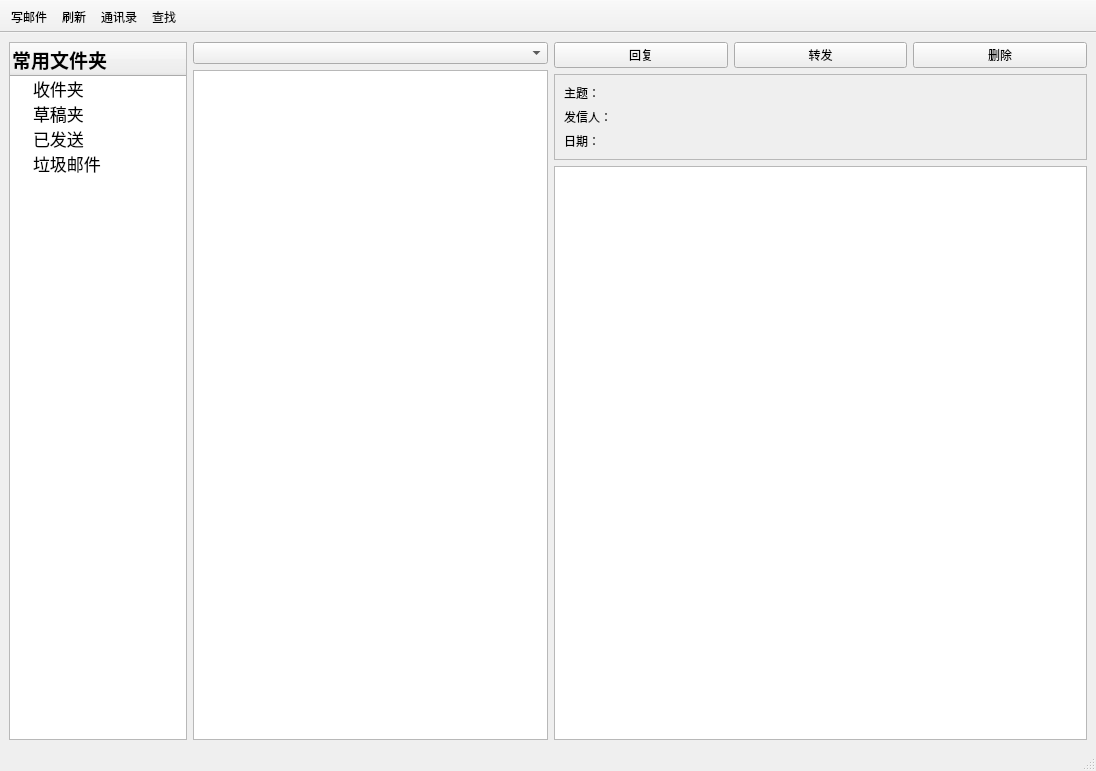
<?xml version="1.0" encoding="UTF-8"?>
<ui version="4.0">
 <class>MainWindow</class>
 <widget class="QMainWindow" name="MainWindow">
  <property name="geometry">
   <rect>
    <x>0</x>
    <y>0</y>
    <width>1096</width>
    <height>771</height>
   </rect>
  </property>
  <property name="windowTitle">
   <string>Foxmail</string>
  </property>
  <property name="windowIcon">
   <iconset>
    <normaloff>logo.png</normaloff>logo.png</iconset>
  </property>
  <property name="toolButtonStyle">
   <enum>Qt::ToolButtonTextBesideIcon</enum>
  </property>
  <widget class="QWidget" name="centralwidget">
   <layout class="QHBoxLayout" name="horizontalLayout_3">
    <item>
     <layout class="QHBoxLayout" name="horizontalLayout" stretch="1,2,3">
      <item>
       <widget class="QTreeWidget" name="treeMailWidget">
        <attribute name="headerVisible">
         <bool>true</bool>
        </attribute>
        <attribute name="headerHighlightSections">
         <bool>true</bool>
        </attribute>
        <column>
         <property name="text">
          <string notr="true">常用文件夹</string>
         </property>
         <property name="font">
          <font>
           <family>Adobe 宋体 Std L</family>
           <pointsize>14</pointsize>
           <weight>75</weight>
           <bold>true</bold>
          </font>
         </property>
         <property name="icon">
          <iconset>
           <normaloff>Folder_Open_128px_1072492_easyicon.net.ico</normaloff>Folder_Open_128px_1072492_easyicon.net.ico</iconset>
         </property>
        </column>
        <item>
         <property name="text">
          <string>收件夹</string>
         </property>
         <property name="font">
          <font>
           <family>Lucida Fax</family>
           <pointsize>13</pointsize>
          </font>
         </property>
         <property name="icon">
          <iconset>
           <normaloff>Receiving_in_mail_128px_1200029_easyicon.net.png</normaloff>Receiving_in_mail_128px_1200029_easyicon.net.png</iconset>
         </property>
        </item>
        <item>
         <property name="text">
          <string>草稿夹</string>
         </property>
         <property name="font">
          <font>
           <family>Lucida Fax</family>
           <pointsize>13</pointsize>
          </font>
         </property>
         <property name="icon">
          <iconset>
           <normaloff>draft_128px_1150028_easyicon.net.png</normaloff>draft_128px_1150028_easyicon.net.png</iconset>
         </property>
        </item>
        <item>
         <property name="text">
          <string>已发送</string>
         </property>
         <property name="font">
          <font>
           <family>Lucida Fax</family>
           <pointsize>13</pointsize>
          </font>
         </property>
         <property name="icon">
          <iconset>
           <normaloff>sent_2133px_1152650_easyicon.net.png</normaloff>sent_2133px_1152650_easyicon.net.png</iconset>
         </property>
        </item>
        <item>
         <property name="text">
          <string>垃圾邮件</string>
         </property>
         <property name="font">
          <font>
           <family>Lucida Fax</family>
           <pointsize>13</pointsize>
          </font>
         </property>
         <property name="icon">
          <iconset>
           <normaloff>garbage_118px_1201094_easyicon.net.png</normaloff>garbage_118px_1201094_easyicon.net.png</iconset>
         </property>
        </item>
       </widget>
      </item>
      <item>
       <layout class="QVBoxLayout" name="verticalLayout">
        <item>
         <widget class="QComboBox" name="comboBox"/>
        </item>
        <item>
         <widget class="QListWidget" name="listEmails"/>
        </item>
       </layout>
      </item>
      <item>
       <layout class="QVBoxLayout" name="verticalLayout_2">
        <item>
         <layout class="QHBoxLayout" name="horizontalLayout_2">
          <item>
           <widget class="QPushButton" name="btnReply">
            <property name="styleSheet">
             <string notr="true">border-image: url(:/style/btn_menu1);</string>
            </property>
            <property name="text">
             <string>回复</string>
            </property>
            <property name="icon">
             <iconset>
              <normaloff>reply.png</normaloff>reply.png</iconset>
            </property>
           </widget>
          </item>
          <item>
           <widget class="QPushButton" name="btnForward">
            <property name="text">
             <string>转发</string>
            </property>
            <property name="icon">
             <iconset>
              <normaloff>forward.png</normaloff>forward.png</iconset>
            </property>
           </widget>
          </item>
          <item>
           <widget class="QPushButton" name="btnDelete">
            <property name="text">
             <string>删除</string>
            </property>
            <property name="icon">
             <iconset>
              <normaloff>delete.png</normaloff>delete.png</iconset>
            </property>
           </widget>
          </item>
         </layout>
        </item>
        <item>
         <widget class="QFrame" name="frame">
          <property name="minimumSize">
           <size>
            <width>527</width>
            <height>80</height>
           </size>
          </property>
          <property name="frameShape">
           <enum>QFrame::StyledPanel</enum>
          </property>
          <property name="frameShadow">
           <enum>QFrame::Raised</enum>
          </property>
          <layout class="QVBoxLayout" name="verticalLayout_3">
           <item>
            <layout class="QHBoxLayout" name="horizontalLayout_4" stretch="1,2">
             <item>
              <widget class="QLabel" name="sublabel">
               <property name="text">
                <string>主题：</string>
               </property>
              </widget>
             </item>
             <item>
              <widget class="QLabel" name="subdisplay">
               <property name="text">
                <string/>
               </property>
              </widget>
             </item>
            </layout>
           </item>
           <item>
            <layout class="QHBoxLayout" name="horizontalLayout_5" stretch="1,2">
             <item>
              <widget class="QLabel" name="fromlabel">
               <property name="text">
                <string>发信人：</string>
               </property>
              </widget>
             </item>
             <item>
              <widget class="QLabel" name="fromdisplay">
               <property name="text">
                <string/>
               </property>
              </widget>
             </item>
            </layout>
           </item>
           <item>
            <layout class="QHBoxLayout" name="horizontalLayout_6" stretch="1,2">
             <item>
              <widget class="QLabel" name="datelabel">
               <property name="text">
                <string>日期：</string>
               </property>
              </widget>
             </item>
             <item>
              <widget class="QLabel" name="datedisplay">
               <property name="text">
                <string/>
               </property>
              </widget>
             </item>
            </layout>
           </item>
          </layout>
         </widget>
        </item>
        <item>
         <widget class="QTextBrowser" name="emailPreview">
          <property name="acceptDrops">
           <bool>false</bool>
          </property>
         </widget>
        </item>
       </layout>
      </item>
     </layout>
    </item>
   </layout>
  </widget>
  <widget class="QStatusBar" name="statusbar"/>
  <widget class="QToolBar" name="toolBar">
   <property name="acceptDrops">
    <bool>true</bool>
   </property>
   <property name="windowTitle">
    <string> 工具栏</string>
   </property>
   <property name="movable">
    <bool>false</bool>
   </property>
   <property name="floatable">
    <bool>false</bool>
   </property>
   <attribute name="toolBarArea">
    <enum>TopToolBarArea</enum>
   </attribute>
   <attribute name="toolBarBreak">
    <bool>false</bool>
   </attribute>
   <addaction name="actionCompose"/>
   <addaction name="actionRefresh"/>
   <addaction name="actionContactList"/>
   <addaction name="actionSearch"/>
  </widget>
  <action name="actionQuit">
   <property name="text">
    <string>&amp;Quit</string>
   </property>
  </action>
  <action name="actionCompose">
   <property name="checkable">
    <bool>false</bool>
   </property>
   <property name="checked">
    <bool>false</bool>
   </property>
   <property name="icon">
    <iconset>
     <normaloff>send.png</normaloff>send.png</iconset>
   </property>
   <property name="text">
    <string>写邮件</string>
   </property>
   <property name="toolTip">
    <string>Write new eMail</string>
   </property>
   <property name="shortcut">
    <string>Alt+N</string>
   </property>
  </action>
  <action name="actionRefresh">
   <property name="icon">
    <iconset>
     <normaloff>1refresh_128px_1194515_easyicon.net.png</normaloff>1refresh_128px_1194515_easyicon.net.png</iconset>
   </property>
   <property name="text">
    <string>刷新</string>
   </property>
   <property name="toolTip">
    <string>Check for new eMails</string>
   </property>
   <property name="shortcut">
    <string>Alt+R</string>
   </property>
  </action>
  <action name="actionContactList">
   <property name="icon">
    <iconset>
     <normaloff>1point_list_128px_1190662_easyicon.net.png</normaloff>1point_list_128px_1190662_easyicon.net.png</iconset>
   </property>
   <property name="text">
    <string>通讯录</string>
   </property>
  </action>
  <action name="actionSearch">
   <property name="checkable">
    <bool>true</bool>
   </property>
   <property name="checked">
    <bool>false</bool>
   </property>
   <property name="enabled">
    <bool>true</bool>
   </property>
   <property name="icon">
    <iconset>
     <normaloff>search.png</normaloff>search.png</iconset>
   </property>
   <property name="text">
    <string>查找</string>
   </property>
  </action>
 </widget>
 <resources>
  <include location="resource.qrc"/>
  <include location="styles/style.qrc"/>
 </resources>
 <connections>
  <connection>
   <sender>actionQuit</sender>
   <signal>triggered()</signal>
   <receiver>MainWindow</receiver>
   <slot>close()</slot>
   <hints>
    <hint type="sourcelabel">
     <x>-1</x>
     <y>-1</y>
    </hint>
    <hint type="destinationlabel">
     <x>146</x>
     <y>66</y>
    </hint>
   </hints>
  </connection>
  <connection>
   <sender>actionCompose</sender>
   <signal>triggered()</signal>
   <receiver>MainWindow</receiver>
   <slot>onComposeMail()</slot>
   <hints>
    <hint type="sourcelabel">
     <x>-1</x>
     <y>-1</y>
    </hint>
    <hint type="destinationlabel">
     <x>547</x>
     <y>385</y>
    </hint>
   </hints>
  </connection>
  <connection>
   <sender>actionRefresh</sender>
   <signal>triggered()</signal>
   <receiver>MainWindow</receiver>
   <slot>onRefresh()</slot>
   <hints>
    <hint type="sourcelabel">
     <x>-1</x>
     <y>-1</y>
    </hint>
    <hint type="destinationlabel">
     <x>547</x>
     <y>385</y>
    </hint>
   </hints>
  </connection>
  <connection>
   <sender>actionContactList</sender>
   <signal>triggered()</signal>
   <receiver>MainWindow</receiver>
   <slot>onContactList()</slot>
   <hints>
    <hint type="sourcelabel">
     <x>-1</x>
     <y>-1</y>
    </hint>
    <hint type="destinationlabel">
     <x>547</x>
     <y>385</y>
    </hint>
   </hints>
  </connection>
  <connection>
   <sender>actionSearch</sender>
   <signal>triggered()</signal>
   <receiver>MainWindow</receiver>
   <slot>onSearch()</slot>
   <hints>
    <hint type="sourcelabel">
     <x>-1</x>
     <y>-1</y>
    </hint>
    <hint type="destinationlabel">
     <x>547</x>
     <y>385</y>
    </hint>
   </hints>
  </connection>
  <connection>
   <sender>btnDelete</sender>
   <signal>clicked()</signal>
   <receiver>MainWindow</receiver>
   <slot>onDelete()</slot>
   <hints>
    <hint type="sourcelabel">
     <x>996</x>
     <y>68</y>
    </hint>
    <hint type="destinationlabel">
     <x>547</x>
     <y>385</y>
    </hint>
   </hints>
  </connection>
  <connection>
   <sender>btnReply</sender>
   <signal>clicked()</signal>
   <receiver>MainWindow</receiver>
   <slot>onReply()</slot>
   <hints>
    <hint type="sourcelabel">
     <x>641</x>
     <y>68</y>
    </hint>
    <hint type="destinationlabel">
     <x>547</x>
     <y>385</y>
    </hint>
   </hints>
  </connection>
  <connection>
   <sender>listEmails</sender>
   <signal>itemClicked(QListWidgetItem*)</signal>
   <receiver>MainWindow</receiver>
   <slot>onMailSelected()</slot>
   <hints>
    <hint type="sourcelabel">
     <x>264</x>
     <y>238</y>
    </hint>
    <hint type="destinationlabel">
     <x>421</x>
     <y>-11</y>
    </hint>
   </hints>
  </connection>
  <connection>
   <sender>btnForward</sender>
   <signal>clicked()</signal>
   <receiver>MainWindow</receiver>
   <slot>onForward()</slot>
   <hints>
    <hint type="sourcelabel">
     <x>819</x>
     <y>68</y>
    </hint>
    <hint type="destinationlabel">
     <x>547</x>
     <y>385</y>
    </hint>
   </hints>
  </connection>
  <connection>
   <sender>treeMailWidget</sender>
   <signal>itemClicked(QTreeWidgetItem*,int)</signal>
   <receiver>MainWindow</receiver>
   <slot>onFolderSelected()</slot>
   <hints>
    <hint type="sourcelabel">
     <x>157</x>
     <y>291</y>
    </hint>
    <hint type="destinationlabel">
     <x>225</x>
     <y>-8</y>
    </hint>
   </hints>
  </connection>
 </connections>
 <slots>
  <slot>onComposeMail()</slot>
  <slot>onRefresh()</slot>
  <slot>onFolderSelected()</slot>
  <slot>onMailSelected(item)</slot>
  <slot>onContactList()</slot>
  <slot>onSearch()</slot>
  <slot>onReply()</slot>
  <slot>onForward()</slot>
  <slot>onDelete()</slot>
 </slots>
</ui>
